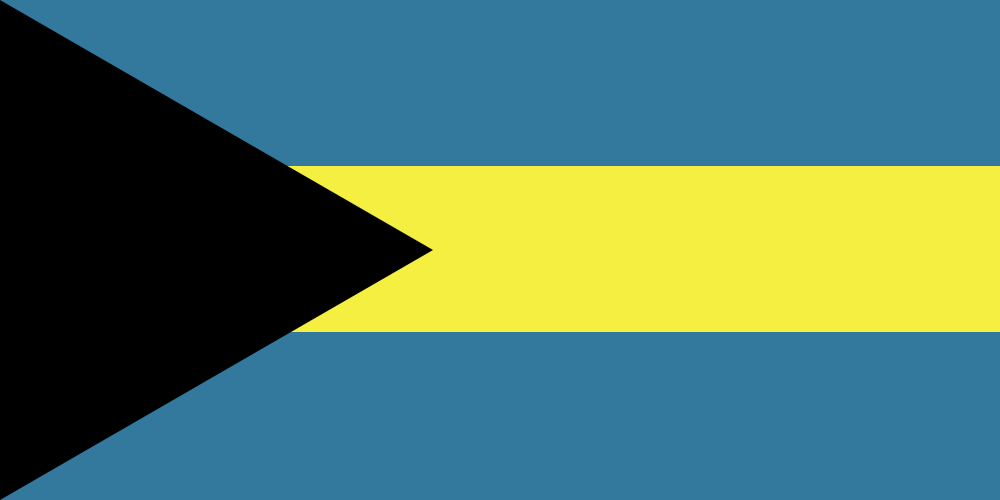
Frame 1 (no input)
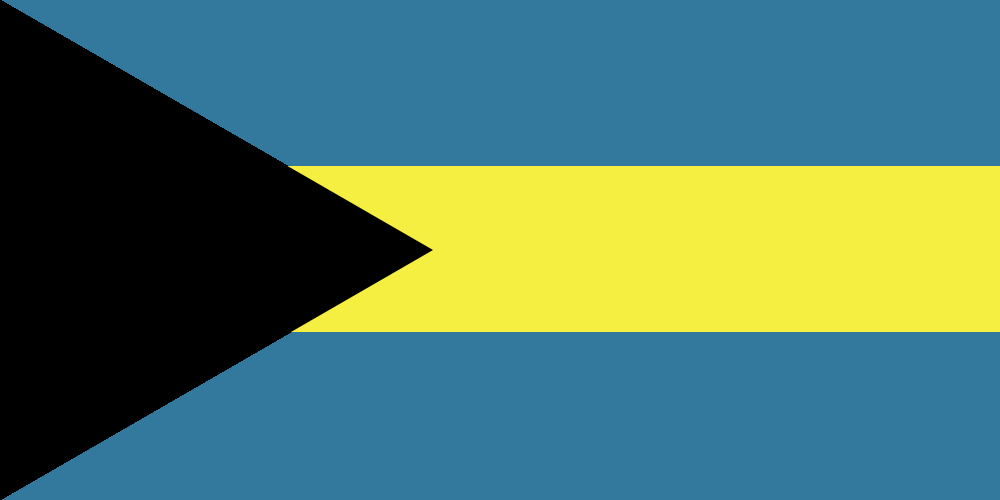
Frame 60 (the mouse pressed at the canvas centre just before this capture)
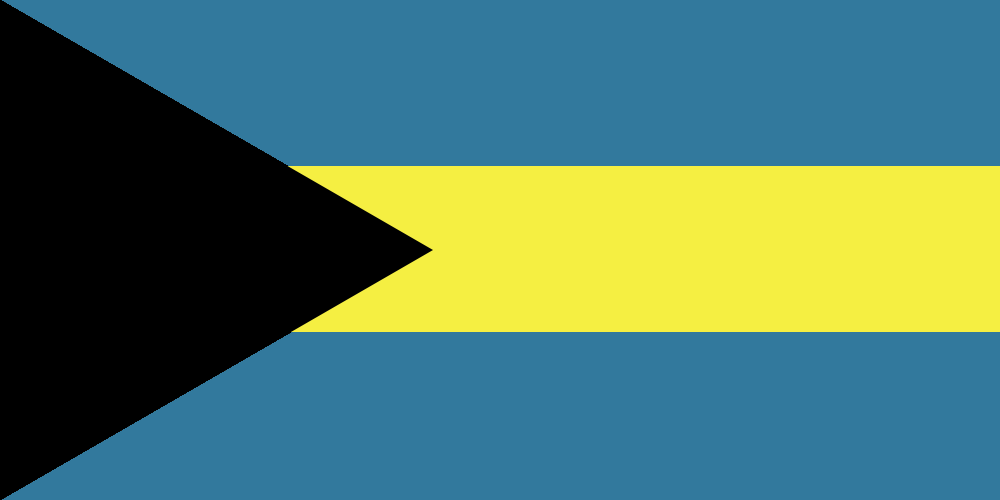
Frame 120 (the mouse held since frame 60 and released just before this capture)

The Processing sketch that drew these frames (run headless with seeded random() and noise(); from frame 60 on, the mouse is pressed at the canvas centre):

// Processing sketch: Bahamas
// ── Bahamas.pde
/*
Name: Ruiling
Date: Nov 22
Version: 1.0
Description: Flag-Bahamas
*/
float x1, y1, x2, y2, x3, y3, r1, r2, r3, r4;
void setup(){
  size(1000,500);
  background(50,121,157);
  noStroke();
  x1 = 0;
  y1 = 0;
  x2 = 0;
  y2 = height;
  x3 = (height/2) * sqrt(3);
  y3 = height/2;
  r1 = 0;
  r2 = height/3;
  r3 = width;
  r4 = height/3;
}

void draw(){
fill(245,239,66);
rect(r1,r2,r3,r4);
fill(0);
triangle(x1, y1, x2, y2, x3, y3);
}
